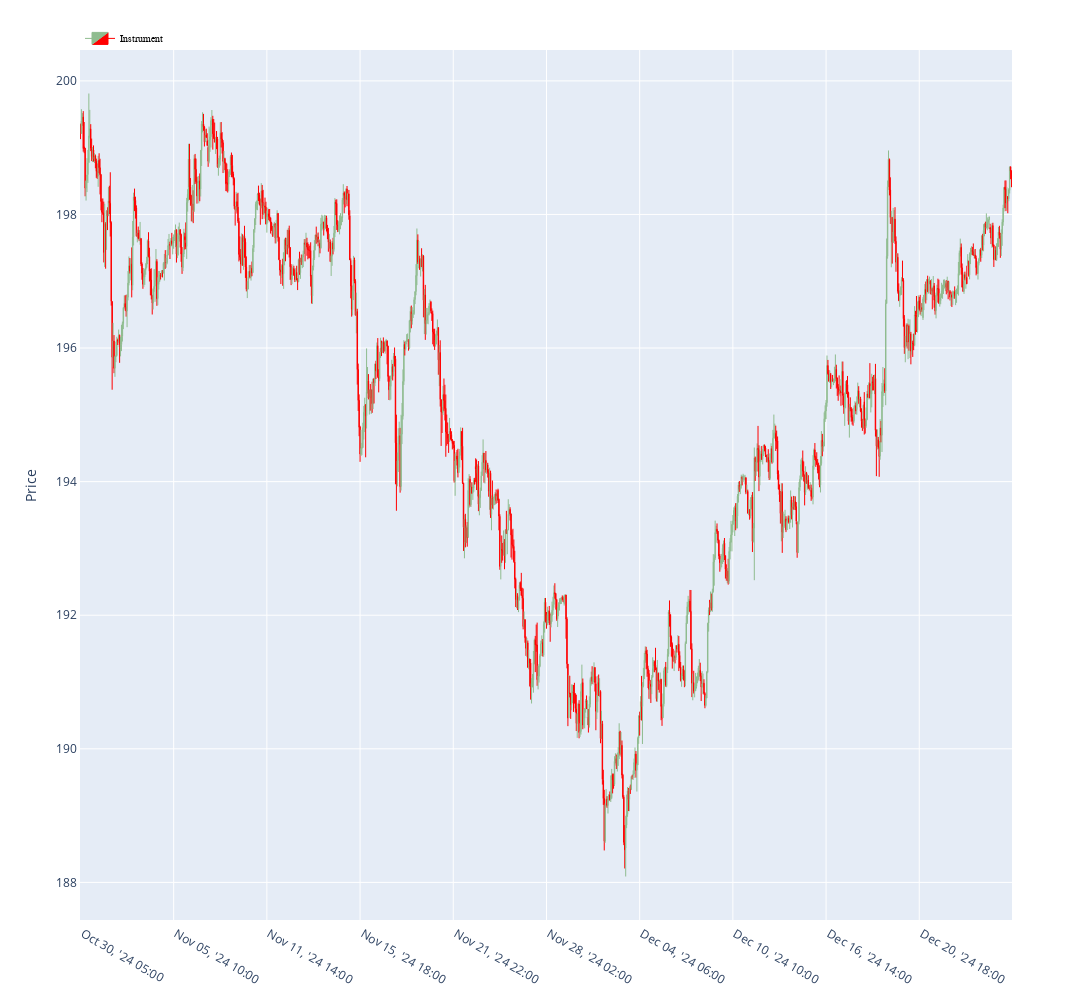

Notebook cell for this chart:
### Code cell
fig = gz.plot_candles(df_plot, show=True)

### Figure 1 — Plotly figure (JSON) as saved in the notebook; plotly's stock layout.template omitted (floating-point values rounded to 4 significant figures; data arrays with more than 128 entries replaced by an {"elided": "..."} marker saying what was removed)
{"data": [{"close": {"elided": "1000 float values"}, "decreasing": {"fillcolor": "red", "line": {"color": "red"}}, "high": {"elided": "1000 float values"}, "hoverinfo": "y+x", "increasing": {"fillcolor": "darkseagreen", "line": {"color": "darkseagreen"}}, "line": {"width": 1}, "low": {"elided": "1000 float values"}, "name": "Instrument", "opacity": 1, "open": {"elided": "1000 float values"}, "showlegend": true, "type": "candlestick", "x": {"elided": "1000 str values"}, "xaxis": "x", "yaxis": "y"}], "layout": {"height": 1000, "hoverlabel": {"bgcolor": "rgba(255,255,255,0.5)"}, "hovermode": "x unified", "legend": {"bgcolor": "rgba(255,255,255,0)", "font": {"color": "black", "family": "sans-serif", "size": 10}, "orientation": "h", "traceorder": "normal", "x": 0, "y": 1.03}, "margin": {"b": 20, "t": 50}, "width": 2000, "xaxis": {"anchor": "y", "domain": [0, 1], "matches": "x", "rangeslider": {"visible": false}, "showline": true, "showspikes": true, "spikecolor": "green", "spikemode": "across", "spikesnap": "cursor", "tickvals": [" Oct 30, '24 05:00", " Nov 05, '24 10:00", " Nov 11, '24 14:00", " Nov 15, '24 18:00", " Nov 21, '24 22:00", " Nov 28, '24 02:00", " Dec 04, '24 06:00", " Dec 10, '24 10:00", " Dec 16, '24 14:00", " Dec 20, '24 18:00"]}, "yaxis": {"anchor": "x", "domain": [0, 1], "showline": true, "showspikes": true, "spikecolor": "green", "spikemode": "across", "spikesnap": "cursor", "title": {"text": "Price"}}}}
